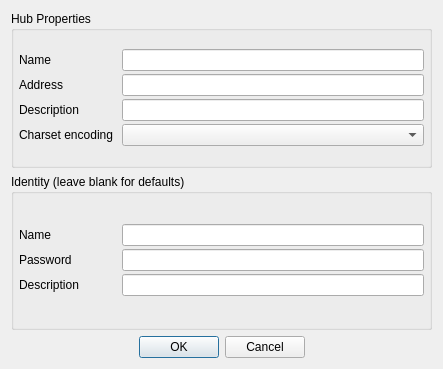
<ui version="4.0" >
 <class>dlgHubProperties</class>
 <widget class="QDialog" name="dlgHubProperties" >
  <property name="geometry" >
   <rect>
    <x>0</x>
    <y>0</y>
    <width>443</width>
    <height>369</height>
   </rect>
  </property>
  <property name="windowTitle" >
   <string>Properties...</string>
  </property>
  <layout class="QGridLayout" >
   <item row="0" column="0" >
    <layout class="QVBoxLayout" >
     <item>
      <widget class="QGroupBox" name="groupBox" >
       <property name="title" >
        <string>Hub Properties</string>
       </property>
       <layout class="QGridLayout" >
        <property name="leftMargin" >
         <number>5</number>
        </property>
        <property name="topMargin" >
         <number>5</number>
        </property>
        <property name="rightMargin" >
         <number>5</number>
        </property>
        <property name="bottomMargin" >
         <number>5</number>
        </property>
        <property name="horizontalSpacing" >
         <number>3</number>
        </property>
        <property name="verticalSpacing" >
         <number>3</number>
        </property>
        <item row="0" column="0" >
         <layout class="QVBoxLayout" >
          <item>
           <layout class="QHBoxLayout" >
            <item>
             <widget class="QLabel" name="label" >
              <property name="minimumSize" >
               <size>
                <width>100</width>
                <height>0</height>
               </size>
              </property>
              <property name="text" >
               <string>Name</string>
              </property>
             </widget>
            </item>
            <item>
             <widget class="QLineEdit" name="edt_hubName" />
            </item>
           </layout>
          </item>
          <item>
           <layout class="QHBoxLayout" >
            <item>
             <widget class="QLabel" name="label_2" >
              <property name="minimumSize" >
               <size>
                <width>100</width>
                <height>0</height>
               </size>
              </property>
              <property name="text" >
               <string>Address</string>
              </property>
             </widget>
            </item>
            <item>
             <widget class="QLineEdit" name="edt_hubAddress" />
            </item>
           </layout>
          </item>
          <item>
           <layout class="QHBoxLayout" >
            <item>
             <widget class="QLabel" name="label_3" >
              <property name="minimumSize" >
               <size>
                <width>100</width>
                <height>0</height>
               </size>
              </property>
              <property name="text" >
               <string>Description</string>
              </property>
             </widget>
            </item>
            <item>
             <widget class="QLineEdit" name="edt_hubDesc" />
            </item>
           </layout>
          </item>
          <item>
           <layout class="QHBoxLayout" >
            <item>
             <widget class="QLabel" name="label_4" >
              <property name="minimumSize" >
               <size>
                <width>100</width>
                <height>0</height>
               </size>
              </property>
              <property name="text" >
               <string>Charset encoding</string>
              </property>
             </widget>
            </item>
            <item>
             <widget class="QComboBox" name="cb_hubCharset" >
              <property name="sizePolicy" >
               <sizepolicy vsizetype="Fixed" hsizetype="Expanding" >
                <horstretch>0</horstretch>
                <verstretch>0</verstretch>
               </sizepolicy>
              </property>
             </widget>
            </item>
           </layout>
          </item>
         </layout>
        </item>
       </layout>
      </widget>
     </item>
     <item>
      <widget class="QGroupBox" name="groupBox_2" >
       <property name="title" >
        <string>Identity (leave blank for defaults)</string>
       </property>
       <layout class="QGridLayout" >
        <property name="leftMargin" >
         <number>5</number>
        </property>
        <property name="topMargin" >
         <number>5</number>
        </property>
        <property name="rightMargin" >
         <number>5</number>
        </property>
        <property name="bottomMargin" >
         <number>5</number>
        </property>
        <property name="horizontalSpacing" >
         <number>3</number>
        </property>
        <property name="verticalSpacing" >
         <number>3</number>
        </property>
        <item row="0" column="0" >
         <layout class="QVBoxLayout" >
          <item>
           <layout class="QHBoxLayout" >
            <item>
             <widget class="QLabel" name="label_5" >
              <property name="minimumSize" >
               <size>
                <width>100</width>
                <height>0</height>
               </size>
              </property>
              <property name="text" >
               <string>Name</string>
              </property>
             </widget>
            </item>
            <item>
             <widget class="QLineEdit" name="edt_Login" />
            </item>
           </layout>
          </item>
          <item>
           <layout class="QHBoxLayout" >
            <item>
             <widget class="QLabel" name="label_6" >
              <property name="minimumSize" >
               <size>
                <width>100</width>
                <height>0</height>
               </size>
              </property>
              <property name="text" >
               <string>Password</string>
              </property>
             </widget>
            </item>
            <item>
             <widget class="QLineEdit" name="edt_Pass" />
            </item>
           </layout>
          </item>
          <item>
           <layout class="QHBoxLayout" >
            <item>
             <widget class="QLabel" name="label_7" >
              <property name="minimumSize" >
               <size>
                <width>100</width>
                <height>0</height>
               </size>
              </property>
              <property name="text" >
               <string>Description</string>
              </property>
             </widget>
            </item>
            <item>
             <widget class="QLineEdit" name="edt_Desc" />
            </item>
           </layout>
          </item>
         </layout>
        </item>
       </layout>
      </widget>
     </item>
     <item>
      <layout class="QHBoxLayout" >
       <item>
        <spacer>
         <property name="orientation" >
          <enum>Qt::Horizontal</enum>
         </property>
         <property name="sizeHint" >
          <size>
           <width>40</width>
           <height>20</height>
          </size>
         </property>
        </spacer>
       </item>
       <item>
        <widget class="QPushButton" name="btn_OK" >
         <property name="text" >
          <string>OK</string>
         </property>
        </widget>
       </item>
       <item>
        <widget class="QPushButton" name="btn_Cancel" >
         <property name="text" >
          <string>Cancel</string>
         </property>
        </widget>
       </item>
       <item>
        <spacer>
         <property name="orientation" >
          <enum>Qt::Horizontal</enum>
         </property>
         <property name="sizeHint" >
          <size>
           <width>40</width>
           <height>20</height>
          </size>
         </property>
        </spacer>
       </item>
      </layout>
     </item>
    </layout>
   </item>
  </layout>
 </widget>
 <resources/>
 <connections/>
</ui>
